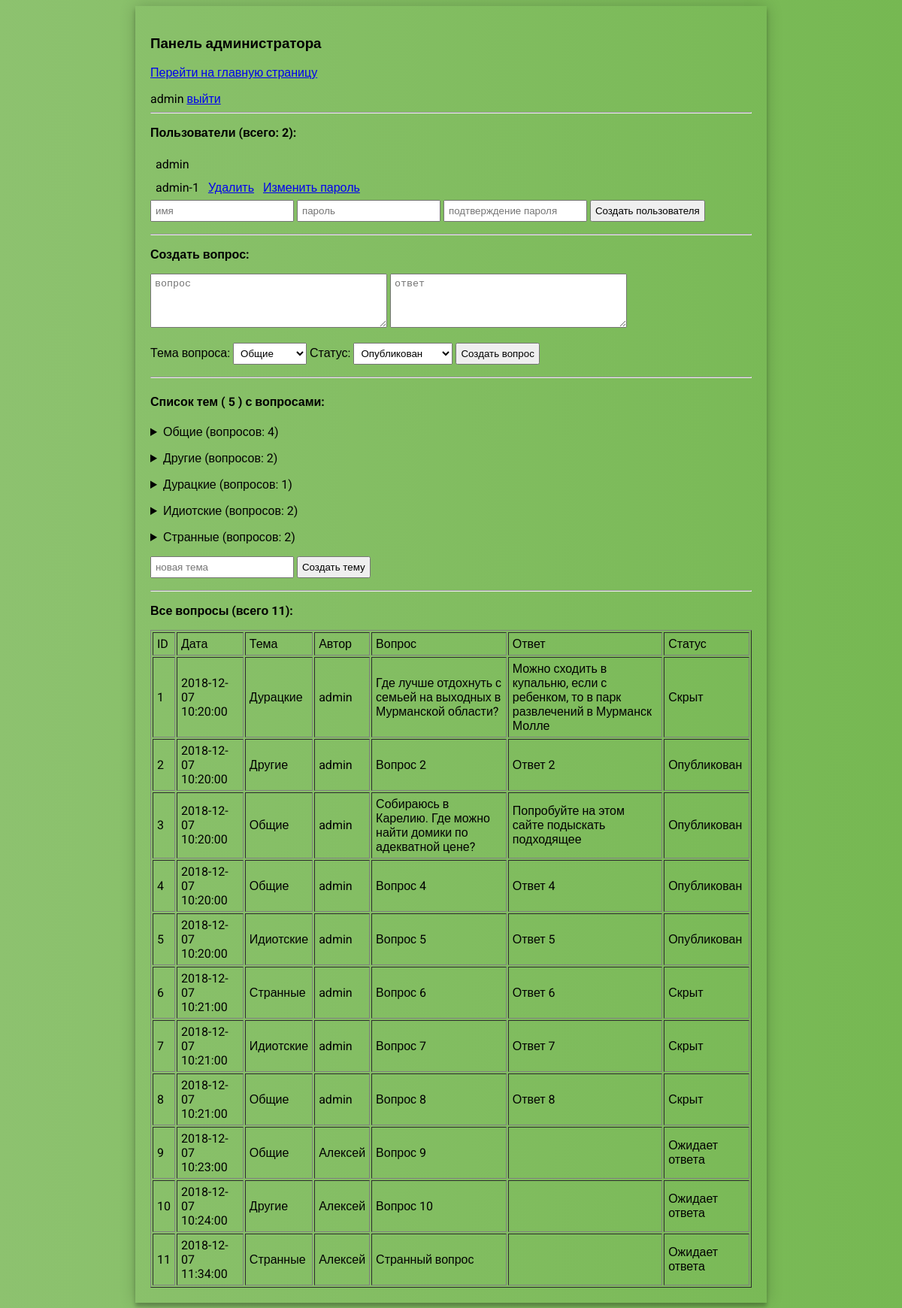
Screenshot of /admin/index.php (signed in) with the database file from the repository.
### tables this page shows
CREATE TABLE IF NOT EXISTS `themes` (
  `id` int(11) NOT NULL AUTO_INCREMENT,
  `theme` varchar(250) NOT NULL,
  PRIMARY KEY (`id`)
);

CREATE TABLE IF NOT EXISTS `faq` (
  `ID` int(11) NOT NULL,
  `date` datetime NOT NULL,
  `theme` varchar(20) NOT NULL,
  `autor` varchar(20) NOT NULL,
  `question` varchar(300) NOT NULL,
  `answer` varchar(300) NOT NULL,
  `status` varchar(20) NOT NULL,
  UNIQUE KEY `ID` (`ID`)
);

### admin/questions.php (the view, shortened to what this page needs)
<?php
include 'connection.php';
$showall = $pdo->query("SELECT * FROM faq")->fetchAll();
$i = 0;
$id = count($showall);
while ($i < $id) {
    echo '<tr>';
foreach ($showall[$i] as $field => $key){
echo "<td>$key</td>";
}
echo '</tr>';
$i++;
}
?>

### admin/showtheme.php (shortened to what this page needs)
<?php
include 'connection.php';
$showtheme = $pdo->query("SELECT theme FROM themes")->fetchAll();
$i=0;
$count = count($showtheme);
while ($i < $count) {
    $currenttheme = $showtheme[$i][theme];
    $showquestions = $pdo->query("SELECT ID,question, status FROM faq WHERE theme='$currenttheme'")->fetchAll();
    $q=count($showquestions);
    echo "<p><details><summary>$currenttheme (вопросов: $q)</summary><table>";
    echo "</table></details></p>";
    $i++;
}
?>

### admin/css/admin.css (style rules this page uses)
body { background: #76b852; background: -webkit-linear-gradient(right, #76b852, #8DC26F); background: -moz-linear-gradient(right, #76b852, #8DC26F); background: -o-linear-gradient(right, #76b852, #8DC26F); background: linear-gradient(to left, #76b852, #8DC26F); font-family: "Roboto", sans-serif; -webkit-font-smoothing: antialiased; -moz-osx-font-smoothing: grayscale; }

### rows the page displays
themes: theme "Общие", q "4"
themes: theme "Другие", q "2"
themes: theme "Дурацкие", q "1"
themes: theme "Идиотские", q "2"
themes: theme "Странные", q "2"
faq: ID "1", date "2018-12-07 10:20:00", theme "Дурацкие", autor "admin", question "Где лучше отдохнуть с семьей на выходных в Мурманской области?", answer "Можно сходить в купальню, если с ребенком, то в парк развлечений в Мурманск Молле", status "Скрыт"
faq: ID "2", date "2018-12-07 10:20:00", theme "Другие", autor "admin", question "Вопрос 2", answer "Ответ 2", status "Опубликован"
faq: ID "3", date "2018-12-07 10:20:00", theme "Общие", autor "admin", question "Собираюсь в Карелию. Где можно найти домики по адекватной цене?", answer "Попробуйте на этом сайте подыскать подходящее", status "Опубликован"
faq: ID "4", date "2018-12-07 10:20:00", theme "Общие", autor "admin", question "Вопрос 4", answer "Ответ 4", status "Опубликован"
faq: ID "5", date "2018-12-07 10:20:00", theme "Идиотские", autor "admin", question "Вопрос 5", answer "Ответ 5", status "Опубликован"
faq: ID "6", date "2018-12-07 10:21:00", theme "Странные", autor "admin", question "Вопрос 6", answer "Ответ 6", status "Скрыт"
faq: ID "7", date "2018-12-07 10:21:00", theme "Идиотские", autor "admin", question "Вопрос 7", answer "Ответ 7", status "Скрыт"
faq: ID "8", date "2018-12-07 10:21:00", theme "Общие", autor "admin", question "Вопрос 8", answer "Ответ 8", status "Скрыт"
faq: ID "9", date "2018-12-07 10:23:00", theme "Общие", autor "Алексей", question "Вопрос 9", status "Ожидает ответа"
faq: ID "10", date "2018-12-07 10:24:00", theme "Другие", autor "Алексей", question "Вопрос 10", status "Ожидает ответа"
faq: ID "11", date "2018-12-07 11:34:00", theme "Странные", autor "Алексей", question "Странный вопрос", status "Ожидает ответа"

### other values shown
$_SESSION["username"] "admin"
$countusers "2"
$user "admin"
$user "admin-1"
$countthemes "5"
$countquestions "11"
form field selecttheme "Общие"
form field selectstatus "Опубликован"
